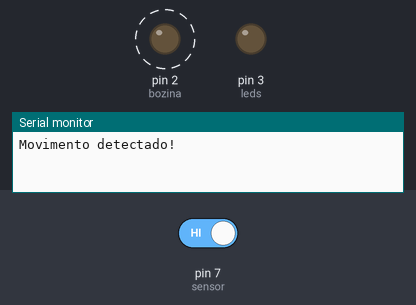
A sketch run on a simulated Arduino Uno, built with avr-gcc and run on an emulated ATmega328P. Parts: output pins drawn as LEDs (lit = HIGH), the last lines printed to the serial monitor. Dashed ring = blinking. The inputs (shaded band) are chosen by the test bench; at power-on: pin 7 (sensor) HIGH.

Above: at 0.43 s.
1.4 s: pin 7 (sensor) driven LOW
At 2.0 s:
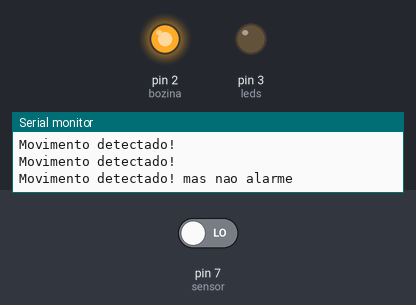
2.9 s: pin 7 (sensor) driven HIGH
At 3.23 s:
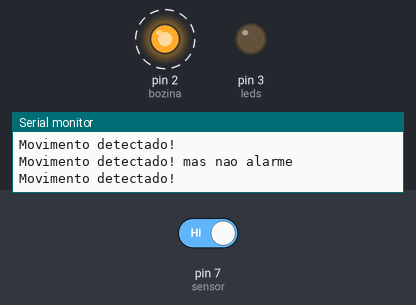
Timing chart, 0 to 11.9 s (numbered marks = the images above; inputs shaded):
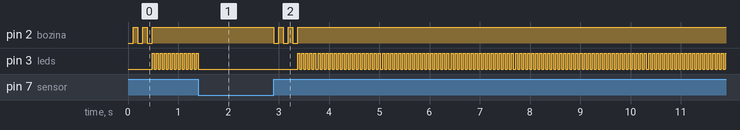

The sketch:

alarme_sensor_pir.ino
```cpp
#define leds    3
#define sensor  7
#define bozina  2
//int pirState = LOW;
//int val = 0;

void setup() {

pinMode(leds,   OUTPUT);
pinMode(bozina, OUTPUT);
pinMode(sensor, INPUT);

digitalWrite(leds, LOW);
digitalWrite(bozina, HIGH);
Serial.begin(9600);
}
boolean VALID = true;
void loop(){


if ( (digitalRead(sensor) == LOW) && (VALID == false)  ) {
  VALID = true;
  Serial.println("Movimento detectado! mas nao alarme");}


if (digitalRead(sensor) == HIGH) {

Serial.println("Movimento detectado!");

if (VALID == true){

   VALID = false;


digitalWrite(bozina, LOW);
delay(100);
digitalWrite(bozina, HIGH);
delay(90);

digitalWrite(bozina, LOW);
delay(100);
digitalWrite(bozina, HIGH);
delay(90);

digitalWrite(bozina, LOW);
delay(100);
digitalWrite(bozina, HIGH);

}
if (VALID == false){

digitalWrite(leds,   HIGH);
delay(40);
digitalWrite(leds,   LOW);
delay(40);
}


}//if movimento

} //void
```

Measured:
- after the input at 1.4 s, pin 3 (leds): goes on until 1.4 s, then stays LOW
- after the input at 2.9 s, pin 2 (bozina): alternates HIGH for 0.09 s and LOW for 0.10 s, 6 changes in all, then stays HIGH, starting at once; pin 3 (leds): alternates HIGH for 0.04 s and LOW for 0.04 s, starting after 0.48 s
- by itself, pin 2 (bozina): alternates HIGH for 0.09 s and LOW for 0.10 s, 5 changes in all, then stays HIGH
- by itself, pin 3 (leds): alternates HIGH for 0.04 s and LOW for 0.04 s
